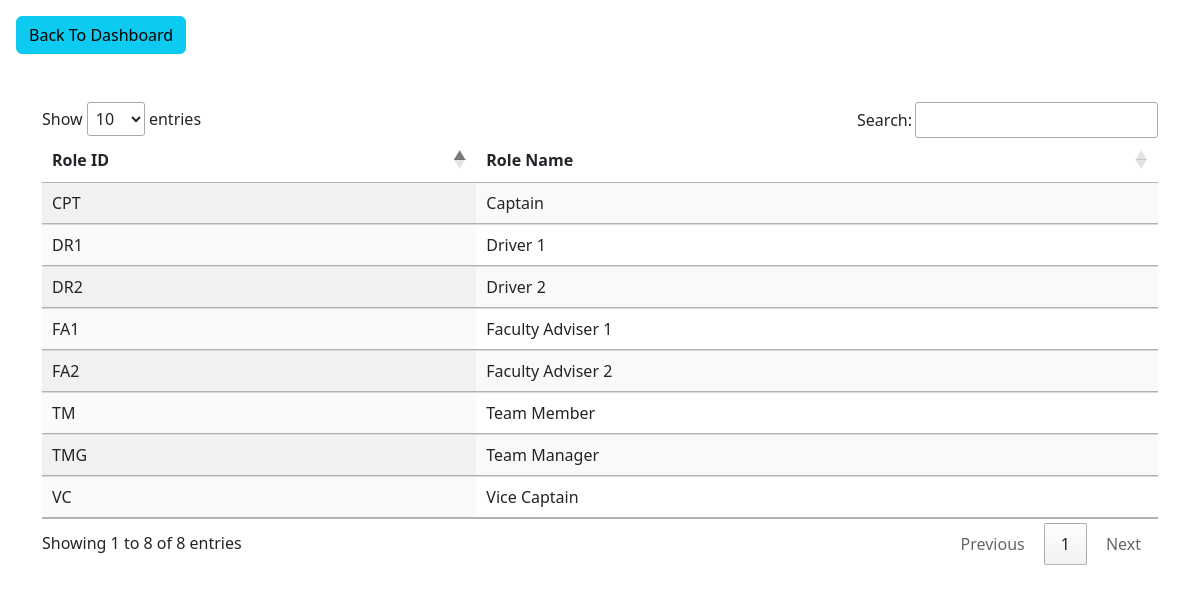
The app's page /roleList.php with its own data.
### tables this page shows
CREATE TABLE `roles` (
  `RoleId` varchar(10) NOT NULL,
  `RoleName` varchar(255) DEFAULT NULL
);

### roleList.php (the view, shortened to what this page needs)
<!DOCTYPE html>
<html>
<head>
    <?php include 'links.php' ?>
</head>
<body>
    <div>
    <a class="btn btn-info mt-3 ms-3" href="student.php">Back To Dashboard</a>
  </div>
	<div class="container mt-5">
		<div class="row">
			  <table id="example" class="table display" >
  <thead>
    <tr>
      <th scope="col">Role ID</th>
      <th scope="col">Role Name</th>
    </tr>
  </thead>
  <tbody>
    <?php
    $con= mysqli_connect("sql111.epizy.com","epiz_34114828","h1aMXRVCMDM");
    $result=mysqli_query($con,"SELECT * FROM `roles`");
    while($row=mysqli_fetch_assoc($result)){
      echo "
      <tr>
      <td>$row[RoleId]</td>
      <td>$row[RoleName]</td>
    </tr>
      ";
    }
    ?>
  </tbody>
</table>
		</div>
	</div>
</body>
</html>

### records on screen
roles: RoleId "CPT", RoleName "Captain"
roles: RoleId "DR1", RoleName "Driver 1"
roles: RoleId "DR2", RoleName "Driver 2"
roles: RoleId "FA1", RoleName "Faculty Adviser 1"
roles: RoleId "FA2", RoleName "Faculty Adviser 2"
roles: RoleId "TM", RoleName "Team Member"
roles: RoleId "TMG", RoleName "Team Manager"
roles: RoleId "VC", RoleName "Vice Captain"
